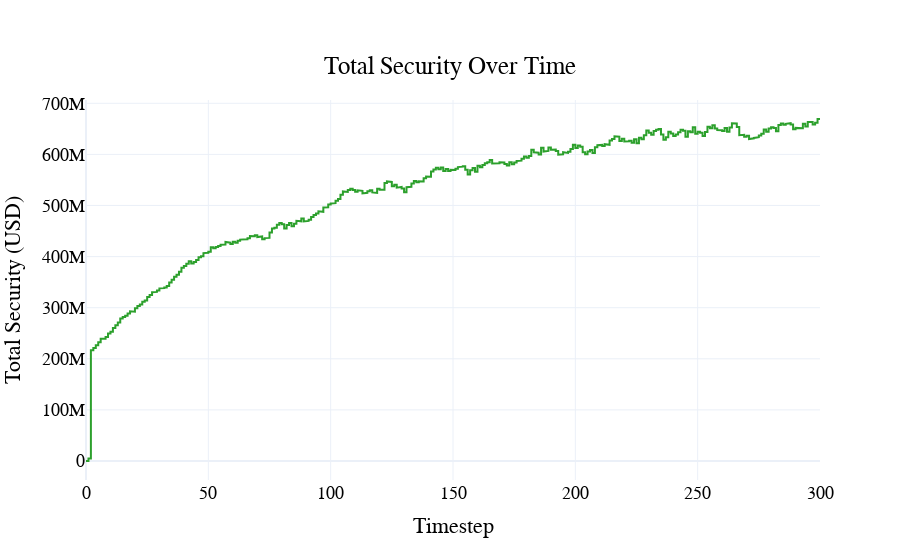

The code cell stored with this chart in its notebook:
### Code cell
fig= visualizations.plot_total_security(
    df
)
pio.show(fig)

### Figure 1 — Plotly figure (JSON) as saved in the notebook; plotly's stock layout.template omitted (floating-point values rounded to 4 significant figures; data arrays with more than 128 entries replaced by an {"elided": "..."} marker saying what was removed)
{"data": [{"line": {"color": "#2ca02c", "dash": "solid"}, "mode": "lines", "name": "Total Security", "type": "scatter", "x": {"elided": "1801 int values"}, "y": {"elided": "1801 float values"}}], "layout": {"font": {"color": "black", "family": "Arial", "size": 18}, "hovermode": "x unified", "legend": {"orientation": "h", "x": 0.5, "xanchor": "center", "y": -0.3, "yanchor": "bottom"}, "paper_bgcolor": "rgba(255, 255, 255, 1)", "plot_bgcolor": "rgba(255, 255, 255, 1)", "title": {"text": "Total Security Over Time", "x": 0.5, "xanchor": "center", "y": 0.9, "yanchor": "top"}, "xaxis": {"title": {"text": "Timestep"}}, "yaxis": {"title": {"text": "Total Security (USD)"}}}}
